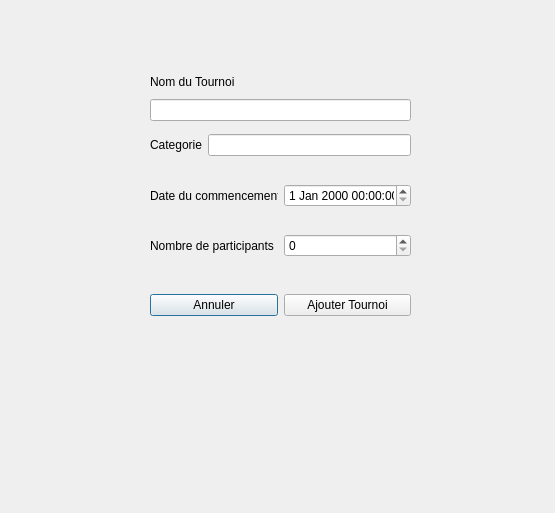
<?xml version="1.0" encoding="UTF-8"?>
<ui version="4.0">
 <class>Tournoi_Main</class>
 <widget class="QDialog" name="Tournoi_Main">
  <property name="geometry">
   <rect>
    <x>0</x>
    <y>0</y>
    <width>555</width>
    <height>513</height>
   </rect>
  </property>
  <property name="windowTitle">
   <string>Dialog</string>
  </property>
  <widget class="QStackedWidget" name="stackedWidget">
   <property name="geometry">
    <rect>
     <x>20</x>
     <y>10</y>
     <width>521</width>
     <height>491</height>
    </rect>
   </property>
   <property name="currentIndex">
    <number>0</number>
   </property>
   <widget class="QWidget" name="page_0">
    <widget class="QWidget" name="gridLayoutWidget_2">
     <property name="geometry">
      <rect>
       <x>130</x>
       <y>60</y>
       <width>261</width>
       <height>51</height>
      </rect>
     </property>
     <layout class="QGridLayout" name="gridLayout_2">
      <item row="3" column="0">
       <widget class="QLineEdit" name="Tournoi_Nom"/>
      </item>
      <item row="2" column="0">
       <widget class="QLabel" name="label">
        <property name="text">
         <string>Nom du Tournoi</string>
        </property>
       </widget>
      </item>
     </layout>
    </widget>
    <widget class="QWidget" name="gridLayoutWidget">
     <property name="geometry">
      <rect>
       <x>130</x>
       <y>260</y>
       <width>261</width>
       <height>71</height>
      </rect>
     </property>
     <layout class="QGridLayout" name="gridLayout">
      <item row="0" column="0">
       <widget class="QPushButton" name="pushButton">
        <property name="text">
         <string>Annuler</string>
        </property>
       </widget>
      </item>
      <item row="0" column="1">
       <widget class="QPushButton" name="Tournoi_Main_Submit">
        <property name="text">
         <string>Ajouter Tournoi</string>
        </property>
       </widget>
      </item>
     </layout>
    </widget>
    <widget class="QWidget" name="gridLayoutWidget_3">
     <property name="geometry">
      <rect>
       <x>130</x>
       <y>110</y>
       <width>261</width>
       <height>51</height>
      </rect>
     </property>
     <layout class="QGridLayout" name="gridLayout_3">
      <item row="0" column="0">
       <widget class="QLabel" name="label_2">
        <property name="text">
         <string>Categorie</string>
        </property>
       </widget>
      </item>
      <item row="0" column="1">
       <widget class="QLineEdit" name="Tournoi_Categorie"/>
      </item>
     </layout>
    </widget>
    <widget class="QWidget" name="gridLayoutWidget_4">
     <property name="geometry">
      <rect>
       <x>130</x>
       <y>160</y>
       <width>261</width>
       <height>51</height>
      </rect>
     </property>
     <layout class="QGridLayout" name="gridLayout_4">
      <item row="0" column="0">
       <widget class="QLabel" name="label_3">
        <property name="text">
         <string>Date du commencement</string>
        </property>
       </widget>
      </item>
      <item row="0" column="1">
       <widget class="QDateTimeEdit" name="Tournoi_Date"/>
      </item>
     </layout>
    </widget>
    <widget class="QWidget" name="gridLayoutWidget_5">
     <property name="geometry">
      <rect>
       <x>130</x>
       <y>210</y>
       <width>261</width>
       <height>51</height>
      </rect>
     </property>
     <layout class="QGridLayout" name="gridLayout_5">
      <item row="0" column="0">
       <widget class="QLabel" name="label_4">
        <property name="text">
         <string>Nombre de participants</string>
        </property>
       </widget>
      </item>
      <item row="0" column="1">
       <widget class="QSpinBox" name="Tournoi_NbParticipants"/>
      </item>
     </layout>
    </widget>
   </widget>
   <widget class="QWidget" name="page_1">
    <widget class="QWidget" name="horizontalLayoutWidget">
     <property name="geometry">
      <rect>
       <x>20</x>
       <y>20</y>
       <width>491</width>
       <height>461</height>
      </rect>
     </property>
     <layout class="QHBoxLayout" name="horizontalLayout"/>
    </widget>
   </widget>
   <widget class="QWidget" name="page_2">
    <widget class="QWidget" name="horizontalLayoutWidget_2">
     <property name="geometry">
      <rect>
       <x>70</x>
       <y>180</y>
       <width>361</width>
       <height>111</height>
      </rect>
     </property>
     <layout class="QHBoxLayout" name="horizontalLayout_2">
      <item>
       <widget class="QPushButton" name="Filename_Cancel">
        <property name="text">
         <string>Cancel</string>
        </property>
       </widget>
      </item>
      <item>
       <widget class="QPushButton" name="Filename_Submit">
        <property name="text">
         <string>Submit</string>
        </property>
       </widget>
      </item>
     </layout>
    </widget>
    <widget class="QWidget" name="verticalLayoutWidget">
     <property name="geometry">
      <rect>
       <x>70</x>
       <y>100</y>
       <width>361</width>
       <height>80</height>
      </rect>
     </property>
     <layout class="QVBoxLayout" name="verticalLayout">
      <item>
       <widget class="QLineEdit" name="Filename"/>
      </item>
     </layout>
    </widget>
   </widget>
  </widget>
  <widget class="QLabel" name="Tournoi_Background_Pic">
   <property name="geometry">
    <rect>
     <x>-10</x>
     <y>-240</y>
     <width>561</width>
     <height>741</height>
    </rect>
   </property>
   <property name="text">
    <string/>
   </property>
  </widget>
  <zorder>Tournoi_Background_Pic</zorder>
  <zorder>stackedWidget</zorder>
 </widget>
 <resources/>
 <connections/>
</ui>
